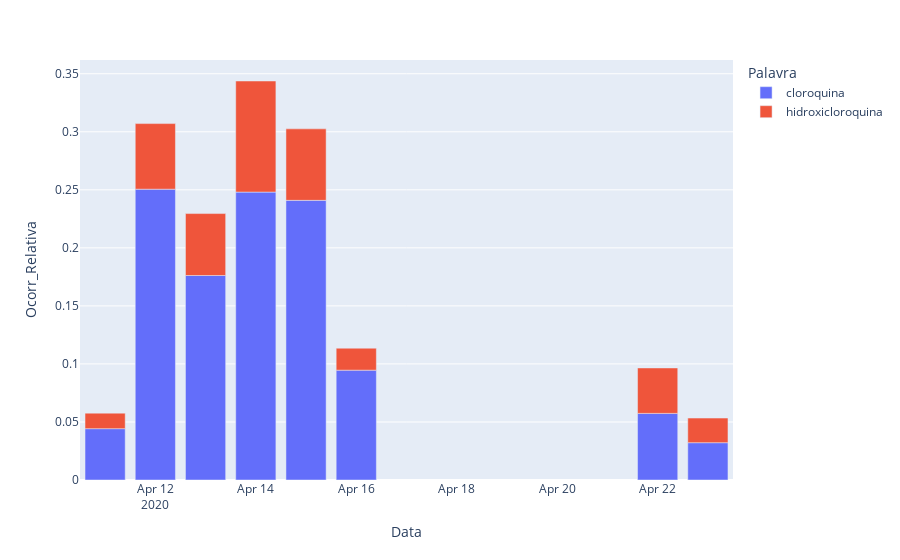

This figure's notebook cell:
### Code cell
fig.show()

### Figure 1 — Plotly figure (JSON) as saved in the notebook; plotly's stock layout.template omitted (floating-point values rounded to 4 significant figures)
{"data": [{"alignmentgroup": "True", "hovertemplate": "Palavra=cloroquina<br>Data=%{x}<br>Ocorr_Relativa=%{y}<extra></extra>", "legendgroup": "cloroquina", "marker": {"color": "#636efa"}, "name": "cloroquina", "offsetgroup": "cloroquina", "orientation": "v", "showlegend": true, "textposition": "auto", "type": "bar", "x": ["2020-04-11", "2020-04-12", "2020-04-13", "2020-04-14", "2020-04-15", "2020-04-16", "2020-04-22", "2020-04-23"], "xaxis": "x", "y": [0.04422, 0.2506, 0.1762, 0.2481, 0.2409, 0.09464, 0.0574, 0.03215], "yaxis": "y"}, {"alignmentgroup": "True", "hovertemplate": "Palavra=hidroxicloroquina<br>Data=%{x}<br>Ocorr_Relativa=%{y}<extra></extra>", "legendgroup": "hidroxicloroquina", "marker": {"color": "#EF553B"}, "name": "hidroxicloroquina", "offsetgroup": "hidroxicloroquina", "orientation": "v", "showlegend": true, "textposition": "auto", "type": "bar", "x": ["2020-04-11", "2020-04-12", "2020-04-13", "2020-04-14", "2020-04-15", "2020-04-16", "2020-04-22", "2020-04-23"], "xaxis": "x", "y": [0.01338, 0.05652, 0.05335, 0.0957, 0.06158, 0.01894, 0.03914, 0.0212], "yaxis": "y"}], "layout": {"barmode": "relative", "legend": {"title": {"text": "Palavra"}, "tracegroupgap": 0}, "margin": {"t": 60}, "xaxis": {"anchor": "y", "domain": [0, 1], "title": {"text": "Data"}}, "yaxis": {"anchor": "x", "domain": [0, 1], "title": {"text": "Ocorr_Relativa"}}}}
